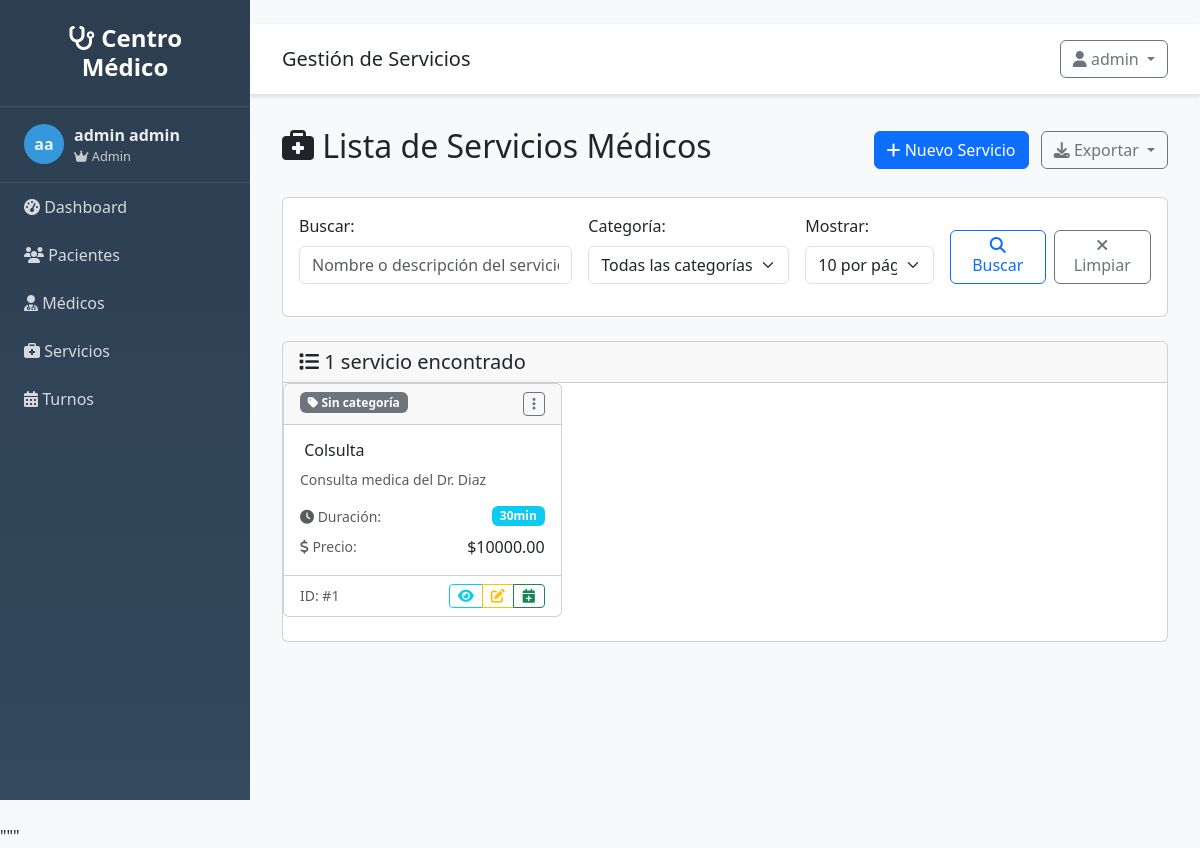
/servicios/ (signed in), run on an earlier commit of the app's database.
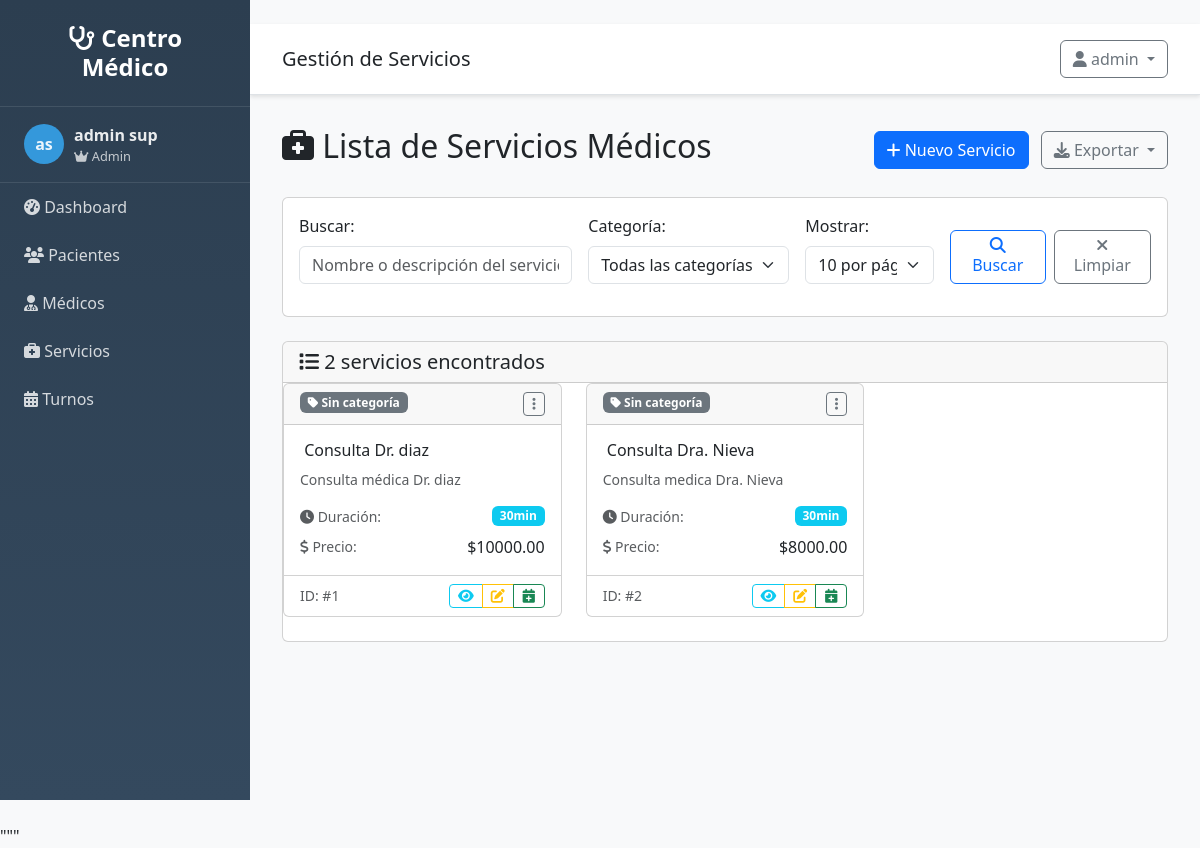
And on a later commit of the database.
### src/models/usuario.py (models this page shows, shortened)
class Usuario(UserMixin, db.Model):
    __tablename__ = 'usuarios'
    id = db.Column(db.Integer, primary_key=True)
    username = db.Column(db.String(80), unique=True, nullable=False)
    email = db.Column(db.String(120), unique=True, nullable=False)
    password_hash = db.Column(db.String(255), nullable=False)
    nombre = db.Column(db.String(100), nullable=False)
    apellido = db.Column(db.String(100), nullable=False)
    rol = db.Column(db.String(20), default='usuario')
    activo = db.Column(db.Boolean, default=True)
    ultimo_login = db.Column(db.DateTime)
    fecha_creacion = db.Column(db.DateTime, default=datetime.utcnow)
    @property
    def nombre_completo(self):
        return f"{self.nombre} {self.apellido}"
    def is_admin(self):
        return self.rol == 'admin'

### src/models/servicio.py (models this page shows, shortened)
class Servicio(db.Model):
    __tablename__ = 'servicios'
    id = db.Column(db.Integer, primary_key=True)
    nombre = db.Column(db.String(100), nullable=False)
    descripcion = db.Column(db.Text, nullable=True)
    precio = db.Column(db.Numeric(10, 2), nullable=False, default=0.00)
    duracion = db.Column(db.Integer, nullable=False, default=60)  # duración en minutos
    activo = db.Column(db.Boolean, default=True)
    fecha_creacion = db.Column(db.DateTime, default=datetime.utcnow)
    categoria_id = db.Column(db.Integer, db.ForeignKey('categorias.id'), nullable=True)
    turnos = db.relationship('Turno', backref='servicio', lazy=True)

### src/routes/servicios.py (the view)
@servicios_bp.route('/')
@login_required
def listar():
    page = request.args.get('page', 1, type=int)
    per_page = request.args.get('per_page', 10, type=int)
    search = request.args.get('search', '', type=str)
    categoria_id = request.args.get('categoria_id', type=int)
    servicios = ServicioService.get_paginated_servicios(page, per_page, search, categoria_id)
    categorias = CategoriaService.get_all_categorias()
    return render_template('servicios/listar.html',
                         servicios=servicios,
                         categorias=categorias,
                         search=search,
                         categoria_id=categoria_id)

### src/app.py (called while the page is built)
def create_app(config=None):
    app = Flask(__name__,
                template_folder='../templates',
                static_folder='../static')
    if config:
        app.config.update(config)
    else:
        app.config.from_object(Config)
    init_db(app)
    init_auth(app)
    @app.context_processor
    def inject_user():
        from flask_login import current_user
        return dict(
            current_user=current_user,
            today=date.today(),
            now=datetime.now()
        )
    register_blueprints(app)
    register_template_filters(app)
    register_error_handlers(app)
    @app.route('/')
    def root():
        if current_user.is_authenticated:
            return redirect(url_for('main.index'))
        return redirect(url_for('auth.login'))
    return app

### src/auth.py (called while the page is built)
@login_manager.user_loader
def load_user(user_id):
    try:
        from src.models.usuario import Usuario
        return Usuario.query.get(int(user_id))
    except:
        return None

### src/services/categoria_service.py (called while the page is built)
    @staticmethod
    def get_all_categorias():
        return Categoria.query.filter_by(activo=True).order_by(Categoria.nombre).all()

### templates/servicios/listar.html (shortened to what the changed rows need)
{% extends "base.html" %}
{% block content %}
<div class="d-flex justify-content-between align-items-center mb-4">
    <h2>
        <i class="fas fa-briefcase-medical"></i> Lista de Servicios Médicos
    </h2>
</div>
<div class="card">
    <div class="card-header">
        <h5 class="card-title mb-0">
            <i class="fas fa-list"></i>
            {% if servicios and servicios.items %}
                {{ servicios.total }} servicio{{ 's' if servicios.total != 1 else '' }} encontrado{{ 's' if servicios.total != 1 else '' }}
            {% else %}
                No hay servicios
            {% endif %}
        </h5>
    </div>
    <div class="card-body p-0">
        {% if servicios and servicios.items %}
            <div class="row">
                {% for servicio in servicios.items %}
                <div class="col-md-6 col-lg-4 mb-4">
                    <div class="card service-card h-100">
                        <div class="card-header d-flex justify-content-between align-items-start">
                            <div>
                                {% if servicio.categoria %}
                                    <span class="badge category-badge" style="background-color: {{ servicio.categoria.color }}20; color: {{ servicio.categoria.color }};">
                                        <i class="fas fa-tag"></i> {{ servicio.categoria.nombre }}
                                    </span>
                                {% else %}
                                    <span class="badge bg-secondary">
                                        <i class="fas fa-tag"></i> Sin categoría
                                    </span>
                                {% endif %}
                            </div>
                            <div class="dropdown">
                                <button class="btn btn-sm btn-outline-secondary" type="button" data-bs-toggle="dropdown">
                                    <i class="fas fa-ellipsis-v"></i>
                                </button>
                            </div>
                        </div>
                        <div class="card-body">
                            <h6 class="card-title">
                                {{ servicio.nombre }}
                            </h6>
                            {% if servicio.descripcion %}
                                <p class="card-text text-muted small">
                                    {{ servicio.descripcion[:100] }}{% if servicio.descripcion|length > 100 %}...{% endif %}
                                </p>
                            {% endif %}
                            <div class="service-details mt-3">
                                <div class="d-flex justify-content-between align-items-center mb-2">
                                    <span class="text-muted small">
                                        <i class="fas fa-clock"></i> Duración:
                                    </span>
                                    <span class="badge bg-info">{{ servicio.duracion }}min</span>
                                </div>
                                <div class="d-flex justify-content-between align-items-center">
                                    <span class="text-muted small">
                                        <i class="fas fa-dollar-sign"></i> Precio:
                                    </span>
                                    <span class="price-tag">${{ "%.2f"|format(servicio.precio) }}</span>
                                </div>
                            </div>
                        </div>
                        <div class="card-footer bg-transparent">
                            <div class="d-flex justify-content-between align-items-center">
                                <small class="text-muted">
                                    ID: #{{ servicio.id }}
                                </small>
                                <div class="btn-group btn-group-sm">
                                    <a href="{{ url_for('servicios.detalle', id=servicio.id) }}"
                                       class="btn btn-outline-info" title="Ver detalle">
                                        <i class="fas fa-eye"></i>
                                    </a>
                                    <a href="{{ url_for('servicios.editar', id=servicio.id) }}"
                                       class="btn btn-outline-warning" title="Editar">
                                        <i class="fas fa-edit"></i>
                                    </a>
                                    <a href="{{ url_for('turnos.nuevo') }}?servicio_id={{ servicio.id }}"
                                       class="btn btn-outline-success" title="Programar turno">
                                        <i class="fas fa-calendar-plus"></i>
                                    </a>
                                </div>
                            </div>
                        </div>
                    </div>
                </div>
                {% endfor %}
            </div>
        {% endif %}
    </div>
</div>
{% endblock %}

### templates/base.html (shortened to what this page needs)
<!DOCTYPE html>
<html lang="es">
<head>
    <link href="https://cdn.jsdelivr.net/npm/bootstrap@5.3.0/dist/css/bootstrap.min.css" rel="stylesheet">
    <link href="https://cdnjs.cloudflare.com/ajax/libs/font-awesome/6.4.0/css/all.min.css" rel="stylesheet">
</head>
<body>
    <nav class="sidebar" id="sidebar">
        <div class="logo">
            <h4><i class="fas fa-stethoscope"></i> Centro Médico</h4>
        </div>
        {% if current_user and current_user.is_authenticated %}
        <div class="user-info">
            <div class="user-avatar">
                {{ current_user.nombre[0] if current_user.nombre else 'U' }}{{ current_user.apellido[0] if current_user.apellido else 'S' }}
            </div>
            <div>
                <div class="fw-bold">{{ current_user.nombre_completo if current_user.nombre_completo else 'Usuario' }}</div>
                <div style="font-size: 0.8em; opacity: 0.8;">
                    {% if current_user.is_admin and current_user.is_admin() %}
                        <i class="fas fa-crown"></i> Admin
                    {% elif current_user.is_medico and current_user.is_medico() %}
                        <i class="fas fa-user-md"></i> Médico
                    {% else %}
                        <i class="fas fa-user"></i> Usuario
                    {% endif %}
                </div>
            </div>
        </div>
        {% endif %}
        <ul class="nav flex-column">
            <li class="nav-item">
                <a class="nav-link" href="{{ url_for('main.index') }}">
                    <i class="fas fa-tachometer-alt"></i> Dashboard
                </a>
            </li>
            {% if current_user and current_user.is_authenticated %}
            <li class="nav-item">
                <a class="nav-link" href="{{ url_for('clientes.listar') if url_for else '#' }}">
                    <i class="fas fa-users"></i> Pacientes
                </a>
            </li>
            <li class="nav-item">
                <a class="nav-link" href="{{ url_for('profesionales.listar') if url_for else '#' }}">
                    <i class="fas fa-user-md"></i> Médicos
                </a>
            </li>
            <li class="nav-item">
                <a class="nav-link" href="{{ url_for('servicios.listar') if url_for else '#' }}">
                    <i class="fas fa-briefcase-medical"></i> Servicios
                </a>
            </li>
            <li class="nav-item">
                <a class="nav-link" href="{{ url_for('turnos.listar') if url_for else '#' }}">
                    <i class="fas fa-calendar-alt"></i> Turnos
                </a>
            </li>
            {% endif %}
        </ul>
    </nav>
    <div class="main-content">
        <div class="top-navbar d-flex justify-content-between align-items-center">
            <div>
                <h5 class="mb-0">{% block page_title %}Sistema de Gestión{% endblock %}</h5>
            </div>
            <div class="dropdown">
                <button class="btn btn-outline-secondary dropdown-toggle" type="button" data-bs-toggle="dropdown">
                    <i class="fas fa-user"></i>
                    {% if current_user and current_user.is_authenticated %}
                        {{ current_user.nombre if current_user.nombre else 'Usuario' }}
                    {% else %}
                        Invitado
                    {% endif %}
                </button>
            </div>
        </div>
        <div class="content-wrapper">
            {% block content %}{% endblock %}
        </div>
    </div>
</body>
</html>

What changed in the data, as far as the page shows it:
changed Usuario "admin": apellido "a" → "s"; nombre+apellido "admin admin" → "admin sup"
changed Servicio id 1: nombre "Colsulta" → "Consulta Dr. diaz"; descripcion "Consulta medica del Dr. Diaz" → "Consulta médica Dr. diaz"
added Servicio: nombre "Consulta Dra. Nieva", descripcion "Consulta medica Dra. Nieva", duracion "30", precio "8000.00", id "2"
Also different on the page:
{{ servicios.total }}: "1" → "2"
{{ 's' if servicios.total != 1 else '' }}: (not shown) → "s"
